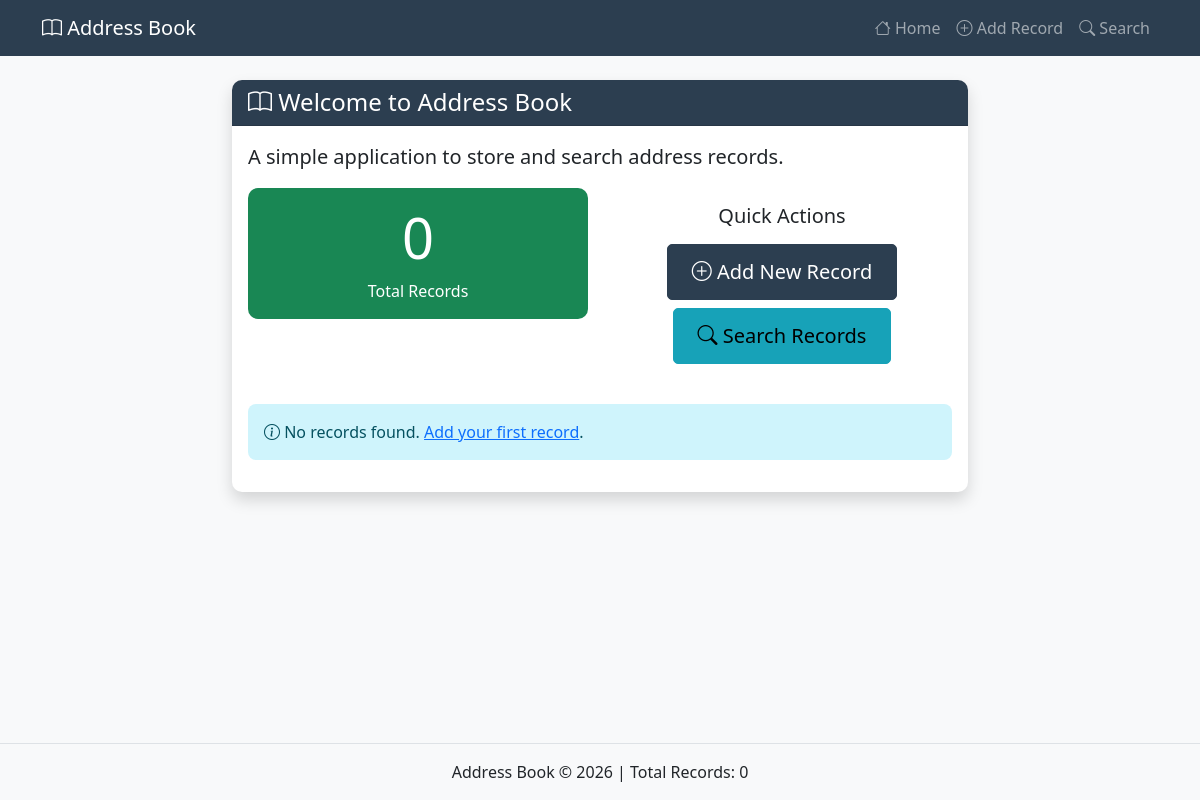
Before: / with the older database file.
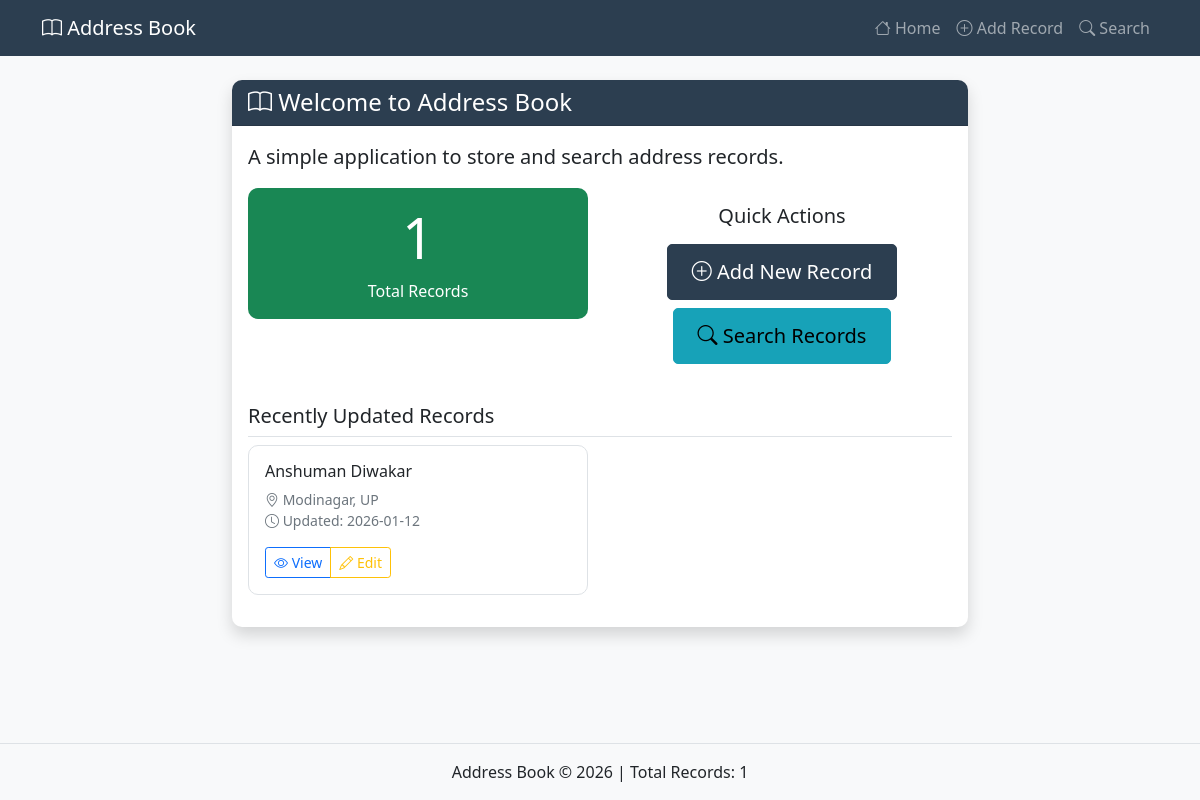
After: the same page with the newer database file.
### database.py (models this page shows, shortened)
class AddressRecord(db.Model):
    id = db.Column(db.Integer, primary_key=True)
    name = db.Column(db.String(100), nullable=False, index=True)
    address = db.Column(db.Text, nullable=False)
    city = db.Column(db.String(50))
    state = db.Column(db.String(50))
    zip_code = db.Column(db.String(20))
    phone = db.Column(db.String(20))
    email = db.Column(db.String(100))
    created_at = db.Column(db.DateTime, default=datetime.utcnow)
    updated_at = db.Column(db.DateTime, default=datetime.utcnow, onupdate=datetime.utcnow)

### app.py (the view)
@app.route('/')
def index():
    recent_records = AddressRecord.query.order_by(AddressRecord.updated_at.desc()).limit(5).all()
    total_records = AddressRecord.query.count()
    return render_template('index.html',
                          recent_records=recent_records,
                          total_records=total_records)

### app.py (called while the page is built)
@app.after_request
def add_header(response):
    if app.debug:
        response.headers['Cache-Control'] = 'no-store, no-cache, must-revalidate, post-check=0, pre-check=0, max-age=0'
        response.headers['Pragma'] = 'no-cache'
        response.headers['Expires'] = '0'
    return response

### templates/index.html (shortened to what this page needs)
{% extends "base.html" %}
{% block content %}
<div class="row">
    <div class="col-lg-8 mx-auto">
        <div class="card shadow mb-4">
            <div class="card-header bg-primary text-white">
                <h4 class="mb-0"><i class="bi bi-book"></i> Welcome to Address Book</h4>
            </div>
            <div class="card-body">
                <p class="lead">A simple application to store and search address records.</p>
                <div class="row mb-4">
                    <div class="col-md-6">
                        <div class="card text-white bg-success mb-3">
                            <div class="card-body text-center">
                                <h1 class="display-4">{{ total_records }}</h1>
                                <p class="card-text">Total Records</p>
                            </div>
                        </div>
                    </div>
                    <div class="col-md-6">
                        <div class="card text-center">
                            <div class="card-body">
                                <h5>Quick Actions</h5>
                                <a href="{{ url_for('add_record') }}" class="btn btn-primary btn-lg mt-2">
                                    <i class="bi bi-plus-circle"></i> Add New Record
                                </a>
                                <a href="{{ url_for('search') }}" class="btn btn-info btn-lg mt-2">
                                    <i class="bi bi-search"></i> Search Records
                                </a>
                            </div>
                        </div>
                    </div>
                </div>
                {% if recent_records %}
                <h5 class="border-bottom pb-2">Recently Updated Records</h5>
                <div class="row">
                    {% for record in recent_records %}
                    <div class="col-md-6 mb-3">
                        <div class="card record-card">
                            <div class="card-body">
                                <h6 class="card-title">{{ record.name }}</h6>
                                <p class="card-text small text-muted">
                                    <i class="bi bi-geo-alt"></i> {{ record.city }}, {{ record.state }}<br>
                                    <i class="bi bi-clock"></i> Updated: {{ record.updated_at.strftime('%Y-%m-%d') }}
                                </p>
                                <div class="btn-group btn-group-sm">
                                    <a href="{{ url_for('view_record', id=record.id) }}" class="btn btn-outline-primary">
                                        <i class="bi bi-eye"></i> View
                                    </a>
                                    <a href="{{ url_for('edit_record', id=record.id) }}" class="btn btn-outline-warning">
                                        <i class="bi bi-pencil"></i> Edit
                                    </a>
                                </div>
                            </div>
                        </div>
                    </div>
                    {% endfor %}
                </div>
                {% else %}
                <div class="alert alert-info">
                    <i class="bi bi-info-circle"></i> No records found. <a href="{{ url_for('add_record') }}">Add your first record</a>.
                </div>
                {% endif %}
            </div>
        </div>
    </div>
</div>
{% endblock %}

### templates/base.html (shortened to what this page needs)
<!DOCTYPE html>
<html lang="en">
<head>
    <link href="https://cdn.jsdelivr.net/npm/bootstrap@5.1.3/dist/css/bootstrap.min.css" rel="stylesheet">
    <link rel="stylesheet" href="https://cdn.jsdelivr.net/npm/bootstrap-icons@1.8.1/font/bootstrap-icons.css">
    <link rel="stylesheet" href="{{ url_for('static', filename='css/style.css') }}">
</head>
<body>
    <nav class="navbar navbar-expand-lg navbar-dark bg-primary mb-4">
        <div class="container">
            <a class="navbar-brand" href="{{ url_for('index') }}">
                <i class="bi bi-book"></i> Address Book
            </a>
            <div class="collapse navbar-collapse" id="navbarNav">
                <ul class="navbar-nav ms-auto">
                    <li class="nav-item">
                        <a class="nav-link" href="{{ url_for('index') }}">
                            <i class="bi bi-house"></i> Home
                        </a>
                    </li>
                    <li class="nav-item">
                        <a class="nav-link" href="{{ url_for('add_record') }}">
                            <i class="bi bi-plus-circle"></i> Add Record
                        </a>
                    </li>
                    <li class="nav-item">
                        <a class="nav-link" href="{{ url_for('search') }}">
                            <i class="bi bi-search"></i> Search
                        </a>
                    </li>
                </ul>
            </div>
        </div>
    </nav>
    <div class="container">
        {% block content %}{% endblock %}
    </div>
    <footer class="bg-light mt-5 py-3">
        <div class="container text-center">
<p class="mb-0">Address Book &copy; 2026 | Total Records: {{ total_records if total_records is defined else '0' }}</p>        </div>
    </footer>
</body>
</html>

### static/css/style.css (style rules this page uses)
body { background-color: #f8f9fa; min-height: 100vh; display: flex; flex-direction: column; }
.container { flex: 1; }
.card { border: none; border-radius: 10px; }
.card-header { border-radius: 10px 10px 0 0 !important; }
.btn { border-radius: 5px; }
.btn-lg { padding: 0.75rem 1.5rem; }
.record-card { transition: all 0.3s ease; border: 1px solid #dee2e6; }
footer { margin-top: auto; border-top: 1px solid #dee2e6; }
.bg-primary { background-color: #2c3e50 !important; }
.btn-primary { background-color: #2c3e50; border-color: #2c3e50; }
.btn-info { background-color: #17a2b8; border-color: #17a2b8; }

### templates/base.html (style rules this page uses)
.record-card { transition: transform 0.2s; }

Changed rows visible on the page:
added AddressRecord: name "Anshuman Diwakar", city "Modinagar", state "UP", updated_at "2026-01-12"
Other visible differences:
{{ total_records }}: "0" → "1"
{{ total_records if total_records is defined else '0' }}: "0" → "1"
text no longer shown: "No records found. Add your first record ."
text now shown: "Recently Updated Records"
